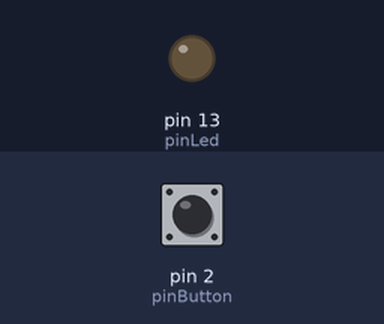
Recording of a sketch running on a simulated Arduino Uno, built with avr-gcc and run on an emulated ATmega328P. Shown: output pins drawn as LEDs (lit = HIGH). The test bench sets the inputs (shaded band); at power-on: pin 2 (pinButton) LOW.

Above: at 1.2 s.
1.3 s: pin 2 (pinButton) pulled HIGH for 3.2 s
At 2.7 s:
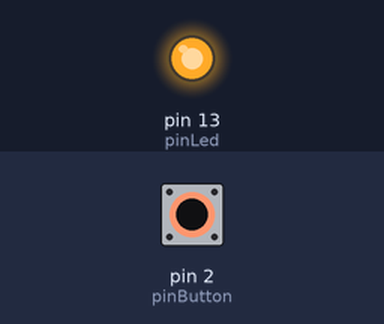
6.8 s: pin 2 (pinButton) pulled HIGH for 0.15 s
At 9.6 s:
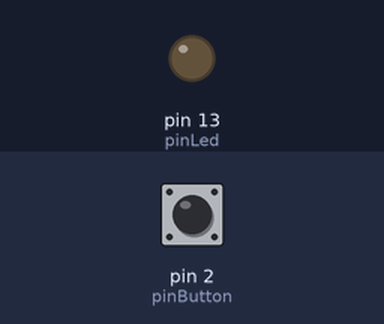
9.9 s: pin 2 (pinButton) pulled HIGH for 1 s
At 10.4 s:
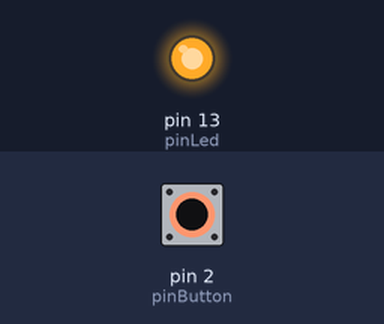
Timing chart, 0 to 13.4 s (numbered marks = the images above; inputs shaded):
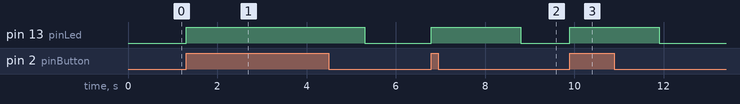

Measured:
- after the input at 1.3 s, pin 13 (pinLed): LOW → HIGH at once, → LOW 4.0 s later
- after the input at 6.8 s, pin 13 (pinLed): LOW → HIGH at once, → LOW 2.0 s later
- after the input at 9.9 s, pin 13 (pinLed): LOW → HIGH at once, → LOW 2.0 s later

The sketch:

arduino.ino
```cpp
# define pinButton 2
# define pinLed 13
void setup ()
{
  pinMode(pinButton,INPUT);
  pinMode(pinLed,OUTPUT);
}
void loop ()
{
  if (digitalRead(pinButton) == 1)
  {
    digitalWrite (pinLed,HIGH);
    delay (2000); // milliseconds
    digitalWrite ( pinLed , LOW );
  }
}
```
